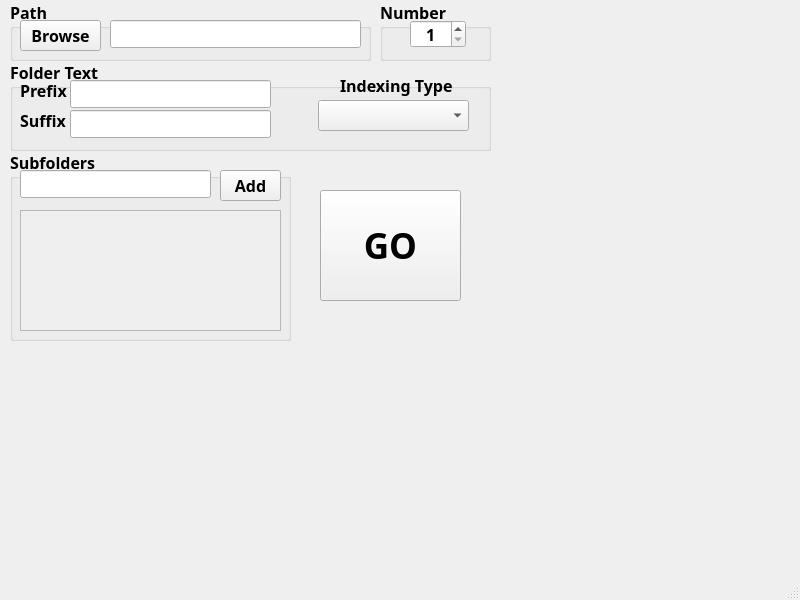
<?xml version="1.0" encoding="UTF-8"?>
<ui version="4.0">
 <class>MainWindow</class>
 <widget class="QMainWindow" name="MainWindow">
  <property name="geometry">
   <rect>
    <x>0</x>
    <y>0</y>
    <width>800</width>
    <height>600</height>
   </rect>
  </property>
  <property name="windowTitle">
   <string>MainWindow</string>
  </property>
  <widget class="QWidget" name="centralwidget">
   <widget class="QPushButton" name="pushButton_2">
    <property name="geometry">
     <rect>
      <x>320</x>
      <y>190</y>
      <width>141</width>
      <height>111</height>
     </rect>
    </property>
    <property name="font">
     <font>
      <family>Century Gothic</family>
      <pointsize>26</pointsize>
      <weight>75</weight>
      <bold>true</bold>
     </font>
    </property>
    <property name="text">
     <string>GO</string>
    </property>
   </widget>
   <widget class="QGroupBox" name="groupBox">
    <property name="geometry">
     <rect>
      <x>10</x>
      <y>0</y>
      <width>361</width>
      <height>61</height>
     </rect>
    </property>
    <property name="font">
     <font>
      <family>Century Gothic</family>
      <pointsize>12</pointsize>
      <weight>75</weight>
      <bold>true</bold>
     </font>
    </property>
    <property name="title">
     <string>Path</string>
    </property>
    <widget class="QPushButton" name="pushButton">
     <property name="geometry">
      <rect>
       <x>10</x>
       <y>20</y>
       <width>81</width>
       <height>31</height>
      </rect>
     </property>
     <property name="font">
      <font>
       <family>Century Gothic</family>
       <pointsize>12</pointsize>
       <weight>75</weight>
       <bold>true</bold>
      </font>
     </property>
     <property name="text">
      <string>Browse</string>
     </property>
    </widget>
    <widget class="QLineEdit" name="lineEdit_2">
     <property name="geometry">
      <rect>
       <x>100</x>
       <y>20</y>
       <width>251</width>
       <height>28</height>
      </rect>
     </property>
     <property name="font">
      <font>
       <family>Century Gothic</family>
       <pointsize>12</pointsize>
      </font>
     </property>
     <property name="text">
      <string/>
     </property>
    </widget>
   </widget>
   <widget class="QGroupBox" name="groupBox_2">
    <property name="geometry">
     <rect>
      <x>380</x>
      <y>0</y>
      <width>111</width>
      <height>61</height>
     </rect>
    </property>
    <property name="font">
     <font>
      <family>Century Gothic</family>
      <pointsize>12</pointsize>
      <weight>75</weight>
      <bold>true</bold>
     </font>
    </property>
    <property name="title">
     <string>Number</string>
    </property>
    <widget class="QSpinBox" name="spinBox">
     <property name="geometry">
      <rect>
       <x>30</x>
       <y>20</y>
       <width>56</width>
       <height>28</height>
      </rect>
     </property>
     <property name="sizePolicy">
      <sizepolicy hsizetype="Minimum" vsizetype="Fixed">
       <horstretch>0</horstretch>
       <verstretch>0</verstretch>
      </sizepolicy>
     </property>
     <property name="alignment">
      <set>Qt::AlignCenter</set>
     </property>
     <property name="minimum">
      <number>1</number>
     </property>
     <property name="maximum">
      <number>999</number>
     </property>
    </widget>
   </widget>
   <widget class="QGroupBox" name="groupBox_3">
    <property name="geometry">
     <rect>
      <x>10</x>
      <y>60</y>
      <width>481</width>
      <height>91</height>
     </rect>
    </property>
    <property name="font">
     <font>
      <family>Century Gothic</family>
      <pointsize>12</pointsize>
      <weight>75</weight>
      <bold>true</bold>
     </font>
    </property>
    <property name="title">
     <string>Folder Text</string>
    </property>
    <property name="flat">
     <bool>false</bool>
    </property>
    <property name="checkable">
     <bool>false</bool>
    </property>
    <widget class="QLineEdit" name="lineEdit_5">
     <property name="geometry">
      <rect>
       <x>60</x>
       <y>20</y>
       <width>201</width>
       <height>28</height>
      </rect>
     </property>
     <property name="font">
      <font>
       <family>Century Gothic</family>
       <pointsize>12</pointsize>
      </font>
     </property>
    </widget>
    <widget class="QLabel" name="label">
     <property name="geometry">
      <rect>
       <x>10</x>
       <y>20</y>
       <width>61</width>
       <height>21</height>
      </rect>
     </property>
     <property name="font">
      <font>
       <family>Century Gothic</family>
       <pointsize>12</pointsize>
       <weight>75</weight>
       <bold>true</bold>
      </font>
     </property>
     <property name="text">
      <string>Prefix</string>
     </property>
    </widget>
    <widget class="QLineEdit" name="lineEdit_3">
     <property name="geometry">
      <rect>
       <x>60</x>
       <y>50</y>
       <width>201</width>
       <height>28</height>
      </rect>
     </property>
     <property name="font">
      <font>
       <family>Century Gothic</family>
       <pointsize>12</pointsize>
      </font>
     </property>
    </widget>
    <widget class="QLabel" name="label_2">
     <property name="geometry">
      <rect>
       <x>10</x>
       <y>50</y>
       <width>61</width>
       <height>21</height>
      </rect>
     </property>
     <property name="font">
      <font>
       <family>Century Gothic</family>
       <pointsize>12</pointsize>
       <weight>75</weight>
       <bold>true</bold>
      </font>
     </property>
     <property name="text">
      <string>Suffix</string>
     </property>
    </widget>
    <widget class="QLabel" name="label_3">
     <property name="geometry">
      <rect>
       <x>330</x>
       <y>10</y>
       <width>161</width>
       <height>31</height>
      </rect>
     </property>
     <property name="font">
      <font>
       <family>Century Gothic</family>
       <pointsize>12</pointsize>
       <weight>75</weight>
       <bold>true</bold>
      </font>
     </property>
     <property name="text">
      <string>Indexing Type</string>
     </property>
    </widget>
    <widget class="QComboBox" name="comboBox">
     <property name="geometry">
      <rect>
       <x>308</x>
       <y>40</y>
       <width>151</width>
       <height>31</height>
      </rect>
     </property>
    </widget>
   </widget>
   <widget class="QGroupBox" name="groupBox_4">
    <property name="geometry">
     <rect>
      <x>10</x>
      <y>150</y>
      <width>281</width>
      <height>191</height>
     </rect>
    </property>
    <property name="font">
     <font>
      <family>Century Gothic</family>
      <pointsize>12</pointsize>
      <weight>75</weight>
      <bold>true</bold>
     </font>
    </property>
    <property name="title">
     <string>Subfolders</string>
    </property>
    <widget class="QScrollArea" name="scrollArea">
     <property name="geometry">
      <rect>
       <x>10</x>
       <y>60</y>
       <width>261</width>
       <height>121</height>
      </rect>
     </property>
     <property name="widgetResizable">
      <bool>true</bool>
     </property>
     <widget class="QWidget" name="scrollAreaWidgetContents">
      <property name="geometry">
       <rect>
        <x>0</x>
        <y>0</y>
        <width>259</width>
        <height>119</height>
       </rect>
      </property>
     </widget>
    </widget>
    <widget class="QLineEdit" name="lineEdit_6">
     <property name="geometry">
      <rect>
       <x>10</x>
       <y>20</y>
       <width>191</width>
       <height>28</height>
      </rect>
     </property>
     <property name="font">
      <font>
       <family>Century Gothic</family>
       <pointsize>12</pointsize>
      </font>
     </property>
    </widget>
    <widget class="QPushButton" name="pushButton_3">
     <property name="geometry">
      <rect>
       <x>210</x>
       <y>20</y>
       <width>61</width>
       <height>31</height>
      </rect>
     </property>
     <property name="font">
      <font>
       <family>Century Gothic</family>
       <pointsize>12</pointsize>
       <weight>75</weight>
       <bold>true</bold>
      </font>
     </property>
     <property name="text">
      <string>Add</string>
     </property>
    </widget>
   </widget>
  </widget>
  <widget class="QMenuBar" name="menubar">
   <property name="geometry">
    <rect>
     <x>0</x>
     <y>0</y>
     <width>800</width>
     <height>21</height>
    </rect>
   </property>
  </widget>
  <widget class="QStatusBar" name="statusbar"/>
 </widget>
 <resources/>
 <connections/>
</ui>
